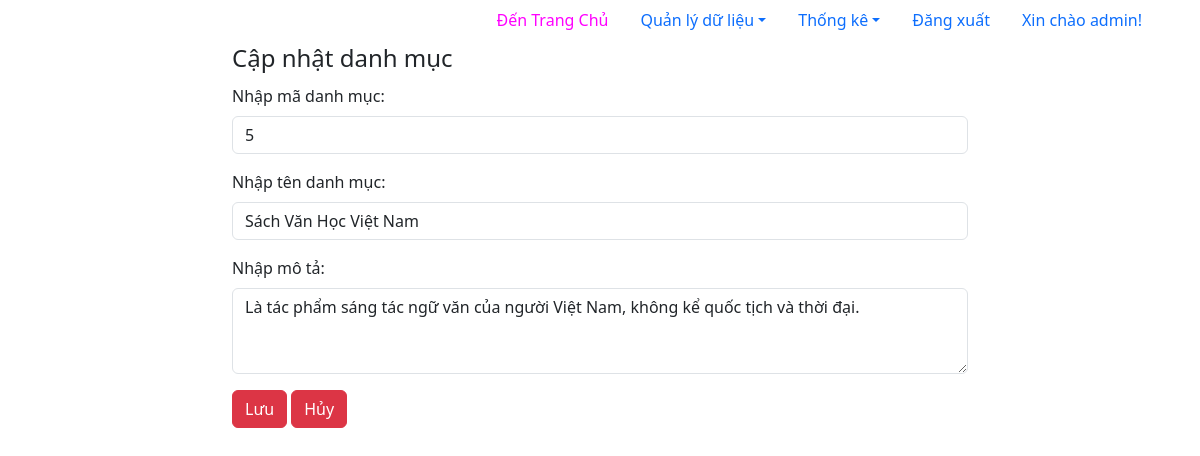
The page /sua_danhmuc.php?ma=5 (signed in) on the database its author committed.
### tables this page shows
CREATE TABLE `categories` (
  `CategoryID` int(11) NOT NULL,
  `Name` char(50) DEFAULT NULL,
  `Description` text DEFAULT NULL
);

### sua_danhmuc.php (the view, shortened to what this page needs)
<?php
	include_once("qt_phandau.php");
?>
<?php
	$madm = "";
	if(isset($_GET["ma"]))
	{
		$madm = $_GET["ma"];
	}
	include_once("connect.php");
	$sql = "SELECT * FROM categories WHERE CategoryID = '$madm'";
	$result = $conn->query($sql);
	$row = $result->fetch_assoc();
	$ma_val = $row["CategoryID"];
	$ten_val = $row["Name"];
	$mota_val = $row["Description"];
?>
<div class = "row">
	<div class = "col-sm-2">&nbsp;</div>
	<div class = "col-sm-8">
		<fieldset>
			<legend>Cập nhật danh mục</legend>
			<form name = "frmSuaDM" action = "xuly_suadanhmuc.php" method = "post">
				<div class="mb-3 mt-3">
					<label for="txtMa" class="form-label">Nhập mã danh mục:</label>
					<input readonly type="text" class="form-control" id="txtMa"
						placeholder="Nhập mã danh mục mới" name="txtMa"
						value = "<?php if(isset($_GET["ma"])){ echo $ma_val;}?>"
						>
				</div>
				<div class="mb-3 mt-3">
					<label for="txtTen" class="form-label">Nhập tên danh mục:</label>
					<input type="text" class="form-control" id="txtTen"
						placeholder="Nhập tên danh mục mới" name="txtTen"
						value = "<?php if(isset($_GET["ma"])){ echo $ten_val;}?>"
						>
				</div>
				<div class="mb-3 mt-3">
					<label for="txtMoTa" class="form-label">Nhập mô tả:</label>
					<textarea class="form-control"  name = "txtMoTa" id = "txtMoTa" cols = "50" rows = "3"><?php if(isset($_GET["ma"])){ echo $mota_val;}?></textarea>
				</div>
				<input class = "btn btn-danger" type = "submit" name = "sbSua" value = "Lưu">
				<input class = "btn btn-danger" type = "reset" name = "sbHuy" value = "Hủy">
			</form>
		</fieldset>
	</div>
	<div class = "col-sm-2">&nbsp;</div>
</div>
<?php
	include_once("qt_phanchan.php");
?>

### rows shown on the page
categories: txtMa "5", txtTen "Sách Văn Học Việt Nam", txtMoTa "Là tác phẩm sáng tác ngữ văn của người Việt Nam, không kể quốc tịch và thời đại."

### other values the page prints
$_SESSION["Name"] "admin"
